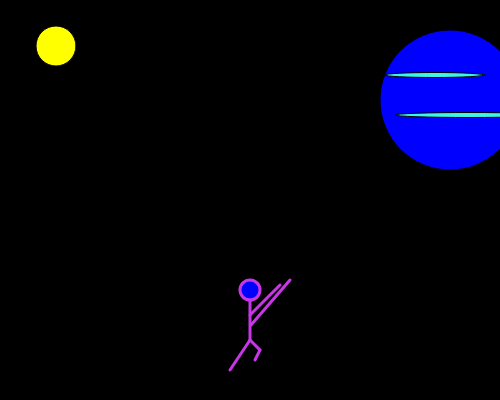
Frame 1 (no input)
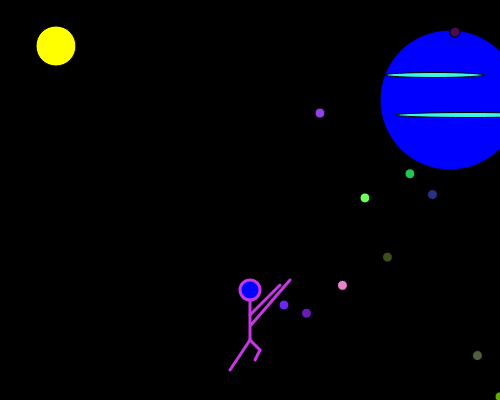
Frame 60 (no input)
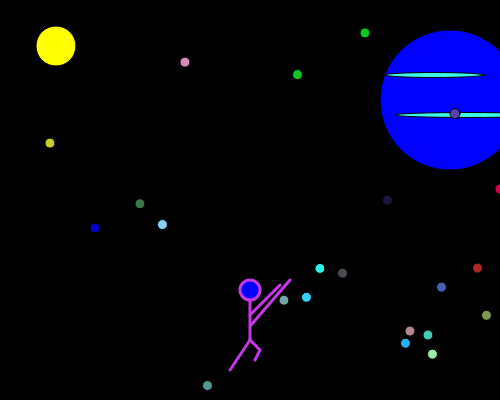
Frame 120 (the mouse pressed at the canvas centre since frame 60)

The p5.js sketch that drew these frames (run headless with seeded random() and noise() and a simulated clock; from frame 60 on, the mouse is pressed at the canvas centre):

// p5.js sketch
// ── sketch.js
//create an empty array called balls
let balls = [];

//create a variable to hold your avatar
let me;




function setup() {
  createCanvas(500, 400);

  //make one avatar called me
  me = new Avatar(width/2, 300, 3);

}

function draw(){
	background(0);
  fill("blue")
ellipse(450,100,140,140)
fill(59, 247, 234)
ellipse(435,75,100,5)
ellipse(470,115,150,5)
  fill("yellow")
  ellipse(56,46,40,40)

  me.drawMe();
  me.moveMe();

  if (frameCount % 5 == 0) {
      let  b = new Ball(width, random(0,height), -3, false);
      balls.push(b);
      console.log(balls); //print the balls array to the console
    }

//	draw all the balls in that array
	for (let i = 0; i < balls.length; i++) {
	 	      balls[i].drawBall();
       	  balls[i].moveBall();
        	balls[i].bounceBall();
          balls[i].bounceWall();


	  }

    }




//avatar class
class Avatar {

	constructor(x,y, speed){ //every avatar needs an x value, a y value, and a speed
		    this.x = x;
    		this.y = y;
        this.speed = speed;
	}

	drawMe(){  // draw the running person
    		stroke(200, 55, 229);
        strokeWeight(3);
    		fill("blue");
		    ellipse(this.x,this.y-10,20,20);
        line(this.x,this.y, this.x, this.y+40);//body
        line(this.x, this.y+40, this.x-20, this.y+70);
        line(this.x, this.y+40, this.x+10, this.y+50);
        line(this.x+10, this.y+50, this.x+5, this.y+60);
        line(this.x, this.y+15, this.x+30, this.y-15);//short arm
        line(this.x+1, this.y+25, this.x+40, this.y-20);//long arm
	}

	moveMe(){
    if (keyIsDown(UP_ARROW)) { //if you hold the up arrow, move up by speed
       this.y -= this.speed;
    }

    if (keyIsDown(DOWN_ARROW)) { // if you hold the down arrow, move down by speed
        this.y += this.speed;
    }
	}

  die(){

  }

}


//ball class from which to create new balls with similar properties.
class Ball {

	//every ball needs an x value, a y value, and a speed
	constructor(x,y, speed, hitLorenzo){
		this.x = x;
    this.y = y;
    this.speed = speed;
    this.hitLorenzo = hitLorenzo;
	}

	// draw a ball on the screen at x,y
	drawBall(){
    	stroke(0);
      strokeWeight(1);
    	fill(random(255),random(255),random(255));
		  ellipse(this.x,this.y,10,10);
	}

	//update the location of the ball, so it moves across the screen
	moveBall(){
		this.x = this.x+ this.speed*1.5;
		this.y = this.y+.5;
	}

	//if the ball hits the person, change the speed value to negative (send it in the opposite direction)
  	bounceBall(){
    		if (this.x >= me.x-30 && this.x <= me.x+30 && this.y > me.y-40 && this.y < me.y+40){
      			this.speed = -this.speed;
            this.hitLorenzo = true;
       }
    }

    bounceWall(){
        if (this.x > width-10 && this.hitLorenzo==true){
            this.speed = -this.speed;
       }
    }
}
